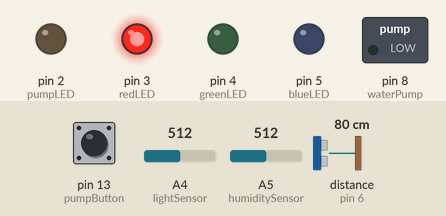
This sketch was run on a simulated Arduino Uno, built with avr-gcc and run on an emulated ATmega328P. On the bench: switched loads named in the sketch (green lamp = pin HIGH), output pins drawn as LEDs (lit = HIGH). The inputs (shaded band) are chosen by the test bench; at power-on: distance to the obstacle (sensor on pin 6) 80 cm, A5 (humiditySensor) = 512, pin 13 (pumpButton) HIGH, A4 (lightSensor) = 512. The echo pulse lasts 58.3 µs per cm; the modem accepts every AT command (registered, SIM ready, sends succeed) and sends nothing else; pins used as bus, display or sensor lines are not drawn; what the sketch prints to the serial monitor is not drawn.

Above: at 14.3 s.
14.4 s: distance to the obstacle (sensor on pin 6) set to 12 cm
15.9 s: distance to the obstacle (sensor on pin 6) set to 9 cm
At 16.6 s:
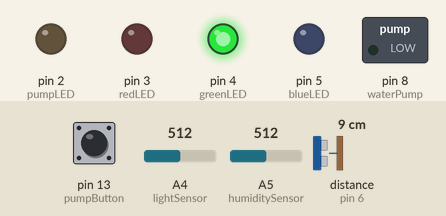
17.4 s: A5 (humiditySensor) set to 597
18.9 s: A5 (humiditySensor) set to 620
At 20.1 s:
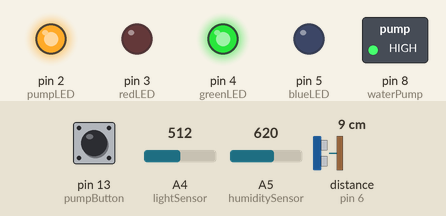
Timing chart, 0 to 22.4 s (numbered marks = the images above; inputs shaded):
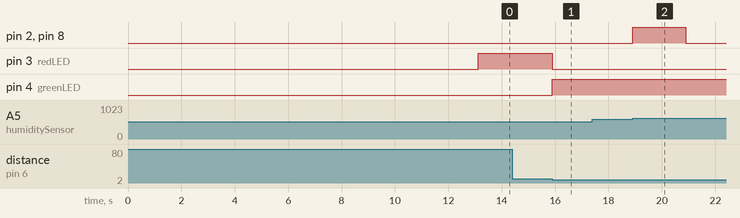

The sketch:

irrigation_system.ino
```cpp
/*
 * Patryk Grzelewski
 * Smart automatic irrigation system with GSM module usage
 * 02.2021
 */

#include <SoftwareSerial.h>

SoftwareSerial sim(10, 11);

#define waterPump 8
#define pumpLED 2
#define pumpButton 13

#define humiditySensor A5
#define lightSensor A4

#define waterLevelEcho 6
#define waterLevelTrig 7

#define redLED 3
#define greenLED 4
#define blueLED 5

#define tankHeight 14

const unsigned long eventTime = 60000 * 60; // Czas w ms przez który zostanie wysłane maksymalnie jedno powiadomienie
unsigned long previousTime = 0; // Czas wysłania ostatniego powiadomienia

char received_SMS;
int infoOK = -1; // -1 oznacza brak pożądanego fragmentu wiadomości SMS

void setup() {
  Serial.begin(9600);
  sim.begin(9600);

  Serial.println("Initializing...");
  delay(5000); // odczekanie w celu zarejestrowania się modułu GSM w sieci

  SendNotification("Your irrigation system is turned on");

  pinMode(redLED, OUTPUT);
  pinMode(greenLED, OUTPUT);
  pinMode(blueLED, OUTPUT);

  pinMode(waterPump, OUTPUT);
  pinMode(pumpLED, OUTPUT);
  pinMode(pumpButton, INPUT_PULLUP);

  pinMode(waterLevelTrig, OUTPUT);
  pinMode(waterLevelEcho, INPUT);

  //Tryb odbierania SMS
  ReceiveMode();
}

void loop() {

  int humidity = analogRead(humiditySensor);
  humidity = map(humidity,1023,0,0,100);

  int lightIntensity = analogRead(lightSensor);
  lightIntensity = map(lightIntensity,1023,0,100,0);

  digitalWrite(waterLevelTrig, LOW);
  delayMicroseconds(2);
  digitalWrite(waterLevelTrig, HIGH);
  delayMicroseconds(10);
  digitalWrite(waterLevelTrig, LOW);

  long duration = pulseIn(waterLevelEcho, HIGH);
  int fillLevel = tankHeight - duration*0.034/2;
  int fill = (100*fillLevel)/tankHeight;

  String buforSMS;

  while(sim.available()>0) {       //Jeżeli moduł GSM wysłał coś do Arduino
        received_SMS = sim.read();  //Odczytanie treści SMSa
        Serial.print(received_SMS);   //Wypisanie treści SMSa w monitorze portu szeregowego
        buforSMS.concat(received_SMS); //Dołączenie treści SMSa do buforu
        infoOK = buforSMS.indexOf("INFO"); //Sprawdzenie czy SMS zawiera "INFO"
    }

  if(infoOK != -1) {
      String text = "Humidity: " + String(humidity) + "%\n" + "Light: " + String(lightIntensity) +
      "%\n" + "Tank fill: " + String(fill) + "%\n";

      SendNotification(text); //Wysłanie SMSa z informacją zwrotną
      infoOK=-1;

      ReceiveMode(); //Powrót do trybu odbierania SMS
  }

  unsigned long currentTime = millis(); //Aktualny czas, użyty w celu wysłania powiadomienia raz na jakiś czas

  //Sprawdzanie poziomu wody
  if(fill > 60){
    digitalWrite(redLED, LOW);
    digitalWrite(greenLED, LOW);
    digitalWrite(blueLED, HIGH);
  }
  else if(fill > 25){
    digitalWrite(redLED, LOW);
    digitalWrite(greenLED, HIGH);
    digitalWrite(blueLED, LOW);
  }
  else
  {
    digitalWrite(redLED, HIGH);
    digitalWrite(greenLED, LOW);
    digitalWrite(blueLED, LOW);
    if (currentTime - previousTime > eventTime) {
      SendNotification("Low water level. Your pump has stopped working.");
      previousTime = currentTime;
      currentTime = millis();
    }
  }

  //PrintInfo(humidity, lightIntensity, fill);

  //Sterowanie pompką
  if(digitalRead(pumpButton) == LOW) {
    digitalWrite(waterPump, HIGH);
    digitalWrite(pumpLED, HIGH);
  }
  else if(humidity < 40 && fill > 25) {
    digitalWrite(waterPump, HIGH);
    digitalWrite(pumpLED, HIGH);
    delay(2000);
    digitalWrite(waterPump,LOW);
    digitalWrite(pumpLED, LOW);
    delay(10000);
  }
  else{
    digitalWrite(waterPump,LOW);
    digitalWrite(pumpLED, LOW);
  }
}

void updateSerial() //Aktualizacja portu szeregowego
{
  delay(500);
  while (Serial.available())
  {
    sim.write(Serial.read());
  }
  while(sim.available())
  {
    Serial.write(sim.read());
  }
}

void ReceiveMode(){       //Ustawienie modułu GSM w stan otrzymywania wiadomośći

  sim.println("AT"); //Jeżeleli wszystko jest w porządku wypisze "OK"
  updateSerial();
  sim.println("AT+CMGF=1"); //Ustawienie trybu tekstowego
  updateSerial();
  sim.println("AT+CNMI=2,2,0,0,0"); //Koniguracja SIM800L w jaki sposób ma obsłużyć otrzymanego SMSa
  updateSerial();
}

void SendNotification(String text){     //Wysłanie SMSa
  sim.println("AT+CMGF=1"); //Ustawienie trybu tekstowego
  updateSerial();
  sim.println("AT+CMGS=\"+xxxxxxxxxxx\""); //Numer telefonu
  updateSerial();
  sim.print(text); //text jest treścią SMSa
  updateSerial();
  sim.write(26); //Informuje moduł o możliwości SMSa
  delay(5000); //Opóźnienie w celu eliminacji zakłóceń w czujniku odległości
}

void PrintInfo(int humidity,int lightIntensity,int fill){
  Serial.print("Wilgotność gleby: ");
  Serial.print(humidity);
  Serial.println("%");

  Serial.print("Nasłoneczenienie: ");
  Serial.print(lightIntensity);
  Serial.println("%");

  Serial.print("Wypełnienie zbiornika: ");
  Serial.print(fill);
  Serial.print("%");
  Serial.println(" ");

  Serial.println("");
}
```

Measured:
- the behaviour switches between 11 and 10 cm on distance to the obstacle (sensor on pin 6) (found by bisection; images 0 and 1)
- the behaviour switches between 613 and 614 on A5 (humiditySensor) (found by bisection; images 1 and 2)
- after the input at 14.4 s, every drawn part: stays the same
- after the input at 15.9 s, pin 3 (redLED): HIGH → LOW at once; pin 4 (greenLED): LOW → HIGH at once
- after the input at 17.4 s, every drawn part: stays the same
- after the input at 18.9 s, pin 2 (pumpLED), pin 8 (waterPump): LOW → HIGH at once, → LOW 2.0 s later
